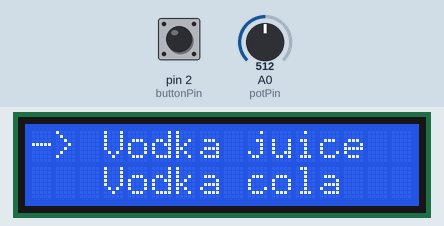
This sketch was run on a simulated Arduino Uno, built with avr-gcc and run on an emulated ATmega328P. Parts: 16×2 character LCD. The inputs (shaded band) are chosen by the test bench; at power-on: pin 2 (buttonPin) LOW, A0 (potPin) = 512. What the sketch prints to the serial monitor is not drawn.

Above: at 1.2 s.
1.3 s: pin 2 (buttonPin) pulled HIGH for 0.15 s
At 2.6 s:
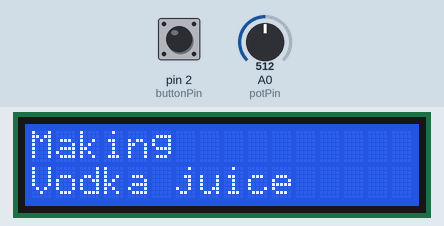
At 7.2 s:
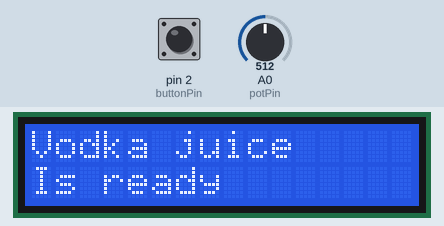

The sketch:

LCDController.ino
```cpp
#include <LiquidCrystal_I2C.h>


// Set the LCD number of columns and rows
int lcdColumns = 16;
int lcdRows = 2;

// Set LCD address, number of columns and rows
// If you don't know your display address, run an I2C scanner sketch
LiquidCrystal_I2C lcd(0x27, lcdColumns, lcdRows);

// Define pin assignments
const int potPin = A0;   // Connect potentiometer to A0
const int buttonPin = 2; // Connect button to D2

int drinkIndex = 0;  // Index of the currently highlighted drink
String drinks[] = {"Gin Hass", "Gin lemon", "Rom og cola", "Vodka lemon", "Vodka juice", "Vodka cola", "Astronaut", "Long island"};
int numDrinks = sizeof(drinks) / sizeof(drinks[0]); // Number of drinks

void setup() {
  Serial.begin(115200);
  // Initialize LCD
  lcd.init();
  // Turn on LCD backlight
  lcd.backlight();

  // Set button pin as input
  pinMode(buttonPin, INPUT);
}

void loop() {
  // Read analog input from potentiometer
  int sensorValue = analogRead(potPin);

  // Map the potentiometer value to the range of drinks
  drinkIndex = map(sensorValue, 0, 1023, 0, numDrinks);

  // Ensure drinkIndex stays within the bounds
  drinkIndex = constrain(drinkIndex, 0, numDrinks - 1);

  int nextIndex = (drinkIndex + 1) % numDrinks;

  // Display the highlighted drink on the LCD
  lcd.setCursor(0, 0);
  lcd.print("-> ");
  lcd.print(drinks[drinkIndex]);

  // Display the next drink on the LCD
  lcd.setCursor(0, 1);
  if (nextIndex != 0) {
    lcd.print("   ");
    lcd.print(drinks[nextIndex]);
  }

  // Check if the button is pressed to select the drink
  if (digitalRead(buttonPin) == HIGH) {
    Serial.write(drinkIndex);

    // Display "Making your drink" on the LCD
    lcd.clear();
    lcd.setCursor(0, 0);
    lcd.print("Making");
    lcd.setCursor(0, 1);
    lcd.print(drinks[drinkIndex]);

    delay(5000);
    // Wait for the PIC to send confirmation that the drink is done
    char data = Serial.read();

    // Wait for the the PIC to clear the confirmation meaning the drink is in progress
    while (data == 0x01) {
      // Waiting while the drink is being made
      data = Serial.read();
    }
    // Display "Your drink is done" on the LCD
    lcd.clear();
    lcd.setCursor(0, 0);
    lcd.print(drinks[drinkIndex]);
    lcd.setCursor(0, 1);
    lcd.print("Is ready");
    delay(10000); // Display for 10 sec before returning to main loop
  }

  delay(100); // Adjust delay as needed
  lcd.clear(); // Clear LCD for next iteration
}
```

Measured:
- after the input at 1.3 s, the display: changes after 0.11 s (image 1)
